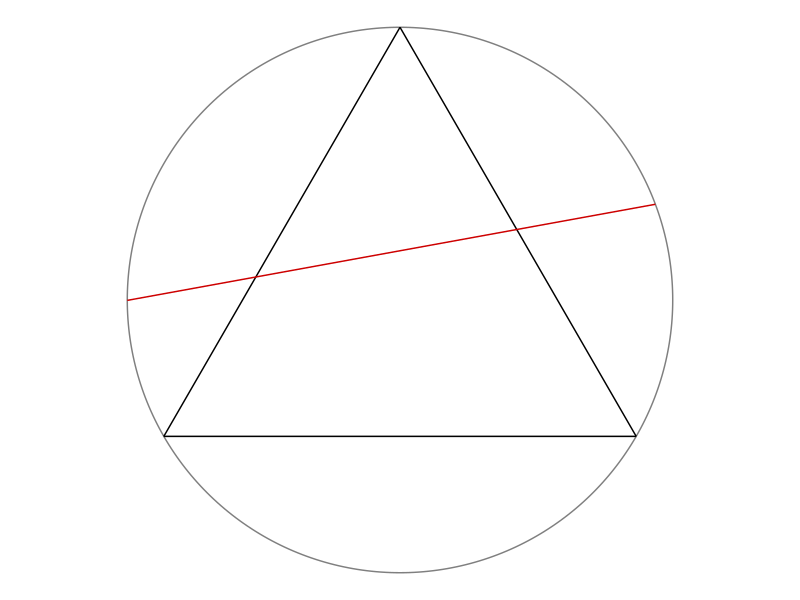

This chart was generated by the following R code:
# Instruction to students: You may clear the code in this file and replace it
# with your own.

library(tidyverse)
library(ggforce)
theme_set(theme_void())

# Draw a random chord in a unit circle centred at origin -----------------------

# Coordinates of equilateral triangle
eqtri_df <- tibble(
  x    = c(0, sqrt(3) / 2, -sqrt(3) / 2),
  y    = c(1, -0.5, -0.5),
  xend = c(sqrt(3) / 2, -sqrt(3) / 2, 0),
  yend = c(-0.5, -0.5, 1)
)

# Coordinates of random chord
rdmchr_df <- tibble(
  x    = 0.93636368,
  y    = 0.35103142,
  xend = -0.9999991,
  yend = -0.001326758
)

# Plot
p <- ggplot() +
  ggforce::geom_circle(aes(x0 = 0, y0 = 0, r = 1), col = "gray50") +
  geom_segment(data = eqtri_df, aes(x = x, y = y, xend = xend, yend = yend)) +
  geom_segment(data = rdmchr_df, aes(x = x, y = y, xend = xend, yend = yend),
               col = "red3") +
  coord_equal()

ggsave(p, file = "plot.png", height = 5, width = 7)



# METHOD A (Random Endpoints) --------------------------------------------------




# METHOD B (Random Radial Points) ----------------------------------------------




# METHOD C (Random Midpoints) --------------------------------------------------
